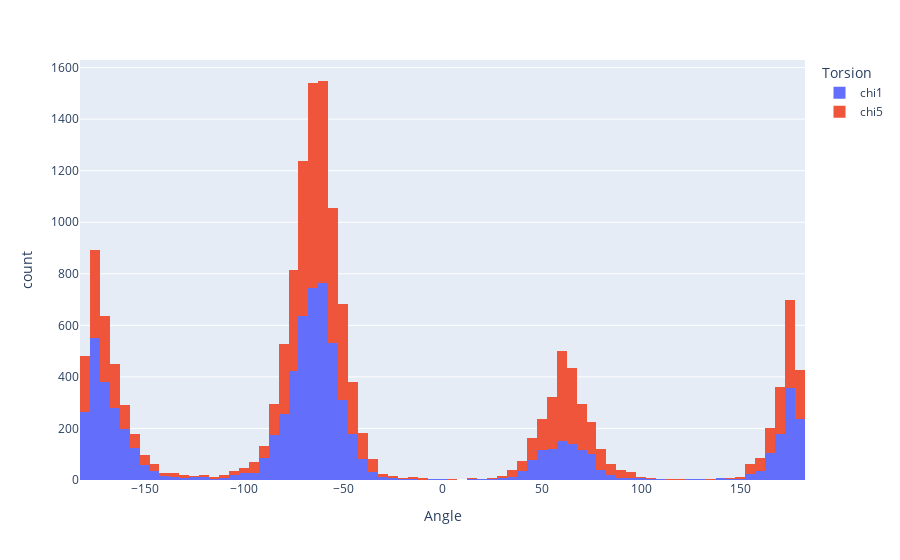

This figure's notebook cell:
### Markdown cell above
## Examine the Disulfide Torsions
The disulfide bond's overall conformation is defined by the sidechain dihedral angles $\chi_{1}$-$\chi_{5}$. Since the S-S bond has electron delocalization, it exhibits some double-bond character with strong minima at $+90°$ and $-90°$. The *Left-handed* Disulfides have $\chi_{3}$ < 0.0° and the *Right-handed* have a $\chi_{3}$ > 0.0°.

These torsion values along with the approximate torsional energy are stored in the DisulfideLoader() class and individually within each Disulfide object. We access them via the ``DisulfideList.getTorsions()`` function.

We can get a quick look at their overall statistics using the ``Pandas.describe()`` function.

### Code cell
labels = {'value': 'Angle', 'variable': 'Torsion'}
cols = ['chi1', 'chi5']
data = SS_df[cols].copy()
data.set_index('chi1')

px.histogram(SS_df, x='chi1', y='chi5', labels=labels, histfunc='avg', nbins=90)
px.histogram(SS_df[cols], labels=labels)

### Figure 1 — Plotly figure (JSON) as saved in the notebook; plotly's stock layout.template omitted (floating-point values rounded to 4 significant figures; data arrays with more than 128 entries replaced by an {"elided": "..."} marker saying what was removed)
{"data": [{"alignmentgroup": "True", "bingroup": "x", "hovertemplate": "Torsion=chi1<br>Angle=%{x}<br>count=%{y}<extra></extra>", "legendgroup": "chi1", "marker": {"color": "#636efa", "pattern": {"shape": ""}}, "name": "chi1", "offsetgroup": "chi1", "orientation": "v", "showlegend": true, "type": "histogram", "x": {"elided": "8208 float values"}, "xaxis": "x", "yaxis": "y"}, {"alignmentgroup": "True", "bingroup": "x", "hovertemplate": "Torsion=chi5<br>Angle=%{x}<br>count=%{y}<extra></extra>", "legendgroup": "chi5", "marker": {"color": "#EF553B", "pattern": {"shape": ""}}, "name": "chi5", "offsetgroup": "chi5", "orientation": "v", "showlegend": true, "type": "histogram", "x": {"elided": "8208 float values"}, "xaxis": "x", "yaxis": "y"}], "layout": {"barmode": "relative", "legend": {"title": {"text": "Torsion"}, "tracegroupgap": 0}, "margin": {"t": 60}, "xaxis": {"anchor": "y", "domain": [0, 1], "title": {"text": "Angle"}}, "yaxis": {"anchor": "x", "domain": [0, 1], "title": {"text": "count"}}}}
